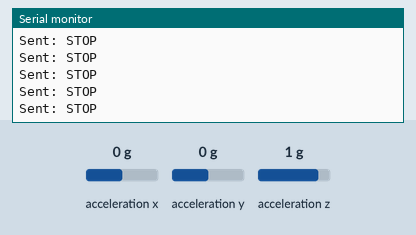
Recording of a sketch running on a simulated ESP32. On the bench: the last lines printed to the serial monitor. Inputs (shaded band) come from the test bench; at power-on: acceleration x 0 g, acceleration y 0 g, acceleration z 1 g.

Above: at 1.2 s.
1.3 s: acceleration x set to -1.4 g
At 1.57 s:
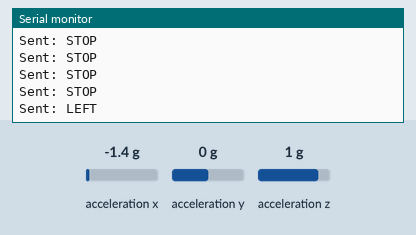
3.3 s: acceleration y set to -1.4 g
At 3.58 s:
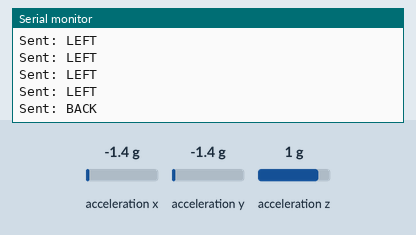
5.3 s: acceleration y set to 0.8 g
At 5.6 s:
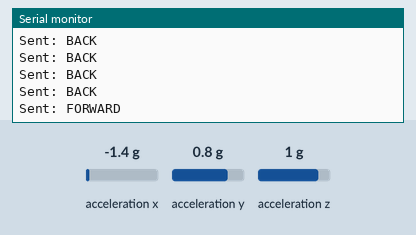

The sketch:

sender.ino
```cpp
#include <Wire.h>
#include <Adafruit_ADXL345_U.h>
#include <esp_now.h>
#include <WiFi.h>

Adafruit_ADXL345_Unified accel = Adafruit_ADXL345_Unified();

// Receiver MAC
uint8_t receiverMAC[] = {0x48, 0xF6, 0xEE, 0x22, 0x13, 0xBC};

typedef struct {
  char command[10];
} Message;

Message msg;

void setup() {
  Serial.begin(115200);

  Wire.begin(4, 5); // SDA, SCL

  if (!accel.begin()) {
    Serial.println("ADXL345 not found");
    while (1);
  }

  WiFi.mode(WIFI_STA);


  if (esp_now_init() != ESP_OK) {
    Serial.println("ESP-NOW Init Failed");
    return;
  }

  // Add receiver
  esp_now_peer_info_t peerInfo = {};
  memcpy(peerInfo.peer_addr, receiverMAC, 6);
  peerInfo.channel = 0;
  peerInfo.encrypt = false;

  if (esp_now_add_peer(&peerInfo) != ESP_OK) {
    Serial.println("Peer add failed");
  }
}

void loop() {
  sensors_event_t event;
  accel.getEvent(&event);

  float x = event.acceleration.x;
  float y = event.acceleration.y;

  if (y > 5) strcpy(msg.command, "FORWARD");
  else if (y < -5) strcpy(msg.command, "BACK");
  else if (x > 5) strcpy(msg.command, "RIGHT");
  else if (x < -5) strcpy(msg.command, "LEFT");
  else strcpy(msg.command, "STOP");

  esp_now_send(receiverMAC, (uint8_t *)&msg, sizeof(msg));

  Serial.print("Sent: ");
  Serial.println(msg.command);

  delay(200);
}
```

Measured:
- after the input at 1.3 s, the serial monitor: prints a new line after 0.11 s (image 1)
- after the input at 3.3 s, the serial monitor: prints a new line after 0.13 s (image 2)
- after the input at 5.3 s, the serial monitor: prints a new line after 0.14 s (image 3)
